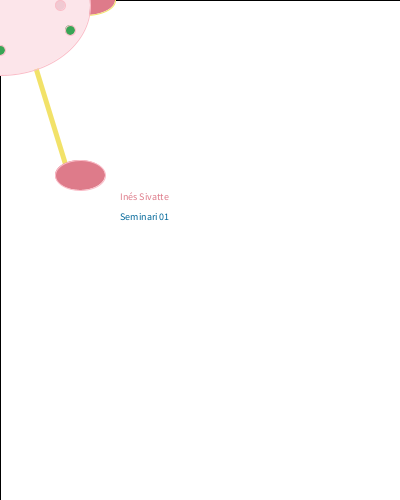
Frame 1 (no input)
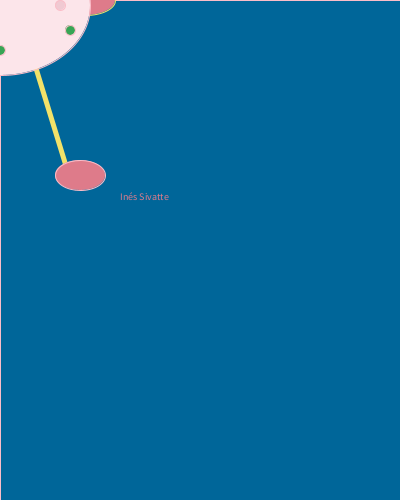
Frame 60 (the mouse pressed at the canvas centre just before this capture)
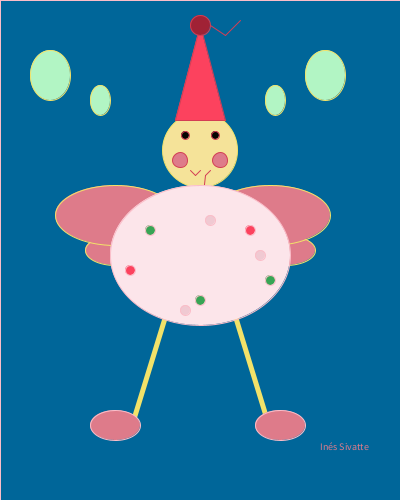
Frame 120 (the mouse held since frame 60 and released just before this capture)

The Processing sketch that drew these frames (run headless with seeded random() and noise(); from frame 60 on, the mouse is pressed at the canvas centre):

// Processing sketch: processing_96277
// ── processing_96277.pde


void setup(){
size(400,500);
background(240,201,210);
}
void draw(){
  rect(0,0,400,500);
  

stroke(242,226,105);
fill(245,227,153);
ellipse(mouseX+0,mouseY-100,75,75);
 
fill(178,245,196);
ellipse(mouseX-150,mouseY-175,40,50);
 
fill(178,245,196);
ellipse(mouseX+125,mouseY-175,40,50);
 
fill(178,245,196);
ellipse(mouseX-100,mouseY-150,20,30);
 
fill(178,245,196);
ellipse(mouseX+75,mouseY-150,20,30);
 
 
fill(222,123,138);
ellipse(mouseX-85,mouseY+0,60,30);
 
 
fill(222,123,138);
ellipse(mouseX-85,mouseY-35,120,60);
 
fill(222,123,138);
ellipse(mouseX+85,mouseY+0,60,30);
 
fill(222,123,138);
ellipse(mouseX+70,mouseY-35,120,60);
 
strokeWeight(5);
fill(245,227,153);
line(mouseX-30,mouseY+50,mouseX-70,mouseY+180);
 
strokeWeight(5);
fill(245,227,153);
line(mouseX+30,mouseY+50,mouseX+70,mouseY+180);
 
strokeWeight(1);
stroke(211,62,84);
fill(252,66,94);
triangle(mouseX-25,mouseY-130,mouseX+0,mouseY-225,mouseX+25,mouseY-130);
 
fill(160,34,53);
ellipse(mouseX+0,mouseY-225,20,20);
 
fill(5,5,2);
line(mouseX+10,mouseY-225,mouseX+25,mouseY-215);
 
fill(5,5,2);
line(mouseX+25,mouseY-215,mouseX+40,mouseY-230);
 
fill(5,5,2);
ellipse(mouseX-15,mouseY-115,8,8);
 
fill(5,5,2);
ellipse(mouseX+15,mouseY-115,8,8);
 
fill(222,123,138);
ellipse(mouseX-20,mouseY-90,15,15);
 
fill(222,123,138);
ellipse(mouseX+20,mouseY-90,15,15);
 
fill(160,34,53);
line(mouseX-10,mouseY-80,mouseX-5,mouseY-75);
 
fill(160,34,53);
line(mouseX-5,mouseY-75,mouseX+0,mouseY-80);
 
fill(160,34,53);
line(mouseX+0,mouseY-30,mouseX+5,mouseY-75);
 
fill(160,34,53);
line(mouseX+5,mouseY-75,mouseX+10,mouseY-80);
 
fill(252,229,234);
stroke(250,189,200);
strokeWeight(1);
ellipse(mouseX+0,mouseY+5,180,140);
 
fill(240,201,210);
ellipse(mouseX+60,mouseY+5,10,10);
 
fill(240,201,210);
ellipse(mouseX-15,mouseY+60,10,10);
 
fill(240,201,210);
ellipse(mouseX+10,mouseY-30,10,10);
 
fill(55,165,85);
ellipse(mouseX-50,mouseY-20,10,10);
 
fill(55,165,85);
ellipse(mouseX+70,mouseY+30,10,10);
 
fill(55,165,85);
ellipse(mouseX+0,mouseY+50,10,10);
 
fill(252,66,94);
ellipse(mouseX-70,mouseY+20,10,10);
 
fill(252,66,94);
ellipse(mouseX+50,mouseY-20,10,10);
 
fill(222,123,138);
ellipse(mouseX-85,mouseY+175,50,30);
 
fill(222,123,138);
ellipse(mouseX+80,mouseY+175,50,30);
 
textSize(10);
text("Inés Sivatte",mouseX+120,mouseY+200);
fill(0, 102, 153);
 
textSize(10);
text("Seminari 01",mouseX+120,mouseY+220);
fill(0, 102, 153);

}
